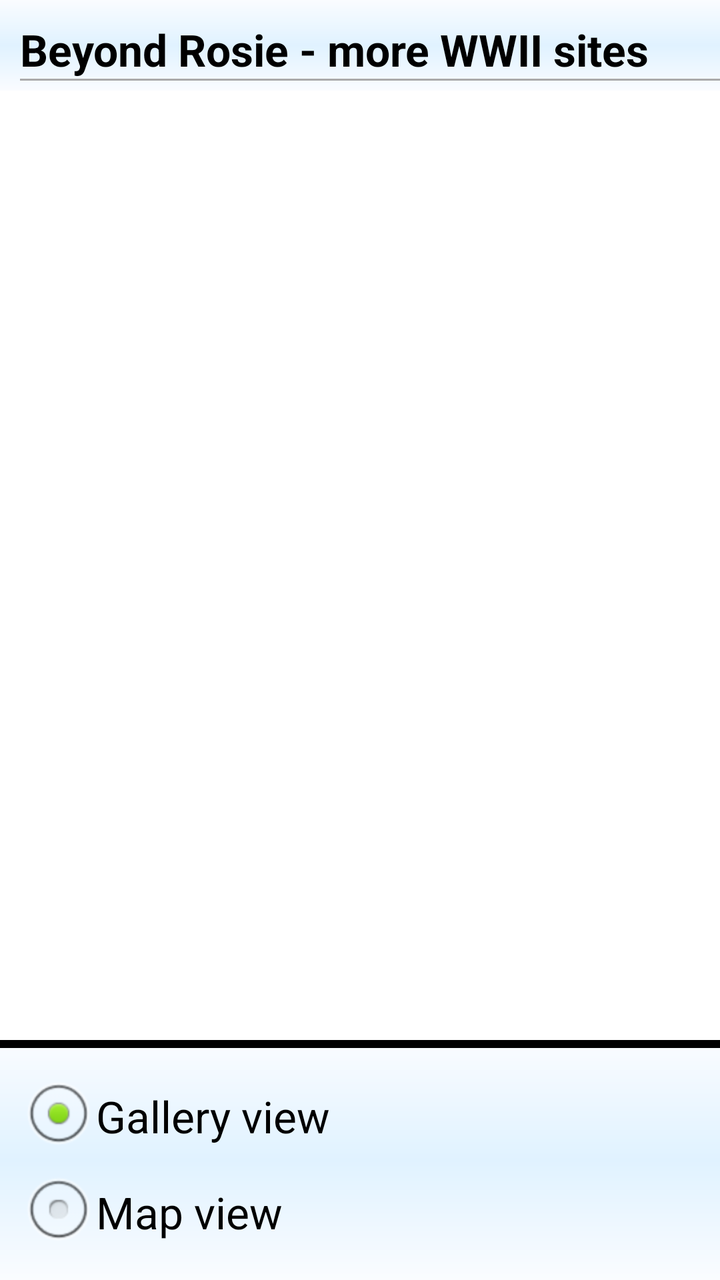
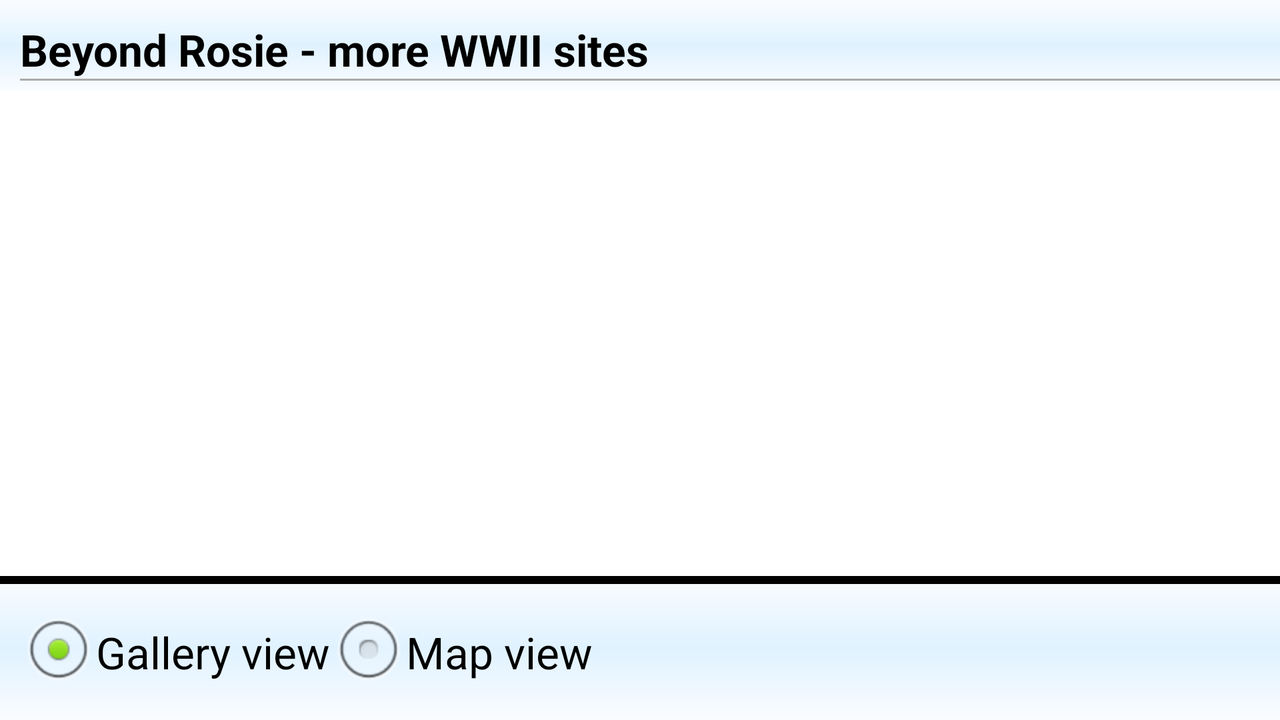

An Android layout and its configuration variant, each rendered on a device that would load it. The default file and the variant file are quoted in full after the pictures.
<!-- AndroidManifest.xml: application theme AppTheme -->
<!-- res/layout/more_fragment.xml -->
<?xml version="1.0" encoding="utf-8"?>
<RelativeLayout xmlns:android="http://schemas.android.com/apk/res/android"
    android:id="@+id/sites_fragment"    
    android:layout_width="match_parent"
    android:layout_height="match_parent" >

    <LinearLayout
        android:id="@+id/site_controls"
        android:layout_width="match_parent"
        android:layout_height="wrap_content"
        android:layout_alignParentBottom="true"
        android:background="@drawable/grey_background"
        android:orientation="vertical" >

        <View
            android:layout_width="match_parent"
            android:layout_height="4dp"
            android:background="@android:color/black" />

        <LinearLayout
            android:layout_width="match_parent"
            android:layout_height="wrap_content"
            android:paddingTop="10dp"
            android:orientation="horizontal" >
			<RadioGroup
			    android:id="@+id/radioGroup1"
			    android:layout_width="wrap_content"
			    android:layout_height="wrap_content"
			    android:layout_alignParentBottom="true"
			    android:layout_alignParentLeft="true"
			    android:layout_marginBottom="10dp"
			    android:layout_marginLeft="10dp" >
			
			    <RadioButton
			        android:id="@+id/radioListView"
			        android:layout_width="wrap_content"
			        android:layout_height="wrap_content"
			        android:checked="true"
					android:textAppearance="?android:attr/textAppearanceLarge"
			        android:text="@string/gallery_view" />
			
			    <RadioButton
			        android:id="@+id/radioMapView"
			        android:text="@string/map_view"
					android:textAppearance="?android:attr/textAppearanceLarge"			        
					android:layout_width="wrap_content"
			        android:layout_height="wrap_content" />
			
			</RadioGroup>        
		</LinearLayout>
    </LinearLayout>

    <LinearLayout
        android:id="@+id/title"
        android:layout_width="match_parent"
        android:layout_height="wrap_content"
        android:layout_alignParentTop="true"
        android:paddingLeft="10dp"
        android:paddingTop="10dp"
        android:paddingBottom="5dp"
        android:background="@drawable/grey_background"
        android:orientation="vertical" >

        <TextView
            android:layout_width="wrap_content"
            android:layout_height="wrap_content"
            android:text="@string/beyond_rosie"
            android:textStyle="bold"
            android:textAppearance="?android:attr/textAppearanceLarge" />

        <View
            android:layout_width="match_parent"
            android:layout_height="1dp"
            android:background="@android:color/darker_gray" />
    </LinearLayout>

    <LinearLayout
        android:id="@+id/view_container"
        android:layout_width="match_parent"
        android:layout_height="match_parent"
        android:layout_above="@+id/site_controls"
       android:layout_below="@+id/title"
        android:orientation="vertical" >
    </LinearLayout>

</RelativeLayout>
<!-- resources referenced by this layout -->
<resources>
  <!-- drawable grey_background (drawable) -->
  <?xml version="1.0" encoding="utf-8"?>
  <shape xmlns:android="http://schemas.android.com/apk/res/android" >
  	<gradient 
  		android:startColor="#FAFCFF" 
  	    android:centerColor="#E0F2FF"
  	    android:endColor="#FAFCFF"
  	    android:angle="270"
  	/>   
  
  </shape>
  <string name="beyond_rosie">Beyond Rosie - more WWII sites</string>
  <string name="gallery_view">Gallery view</string>
  <string name="map_view">Map view</string>
  <style name="AppTheme" parent="AppBaseTheme">
          
      </style>
  <style name="AppBaseTheme" parent="android:Theme.Light">
          
      </style>
</resources>
<!-- res/layout-land/more_fragment.xml (the repository's variant of the layout above) -->
<!-- drawn on the phone turned sideways -->
<?xml version="1.0" encoding="utf-8"?>
<RelativeLayout xmlns:android="http://schemas.android.com/apk/res/android"
    android:id="@+id/sites_fragment"    
    android:layout_width="match_parent"
    android:layout_height="match_parent" >

    <LinearLayout
        android:id="@+id/site_controls"
        android:layout_width="match_parent"
        android:layout_height="wrap_content"
        android:layout_alignParentBottom="true"
        android:background="@drawable/grey_background"
        android:orientation="vertical" >

        <View
            android:layout_width="match_parent"
            android:layout_height="4dp"
            android:background="@android:color/black" />

        <LinearLayout
            android:layout_width="match_parent"
            android:layout_height="wrap_content"
            android:paddingTop="10dp"
            android:orientation="horizontal" >
			<RadioGroup
			    android:id="@+id/radioGroup1"
			    android:layout_width="wrap_content"
			    android:layout_height="wrap_content"
			    android:layout_alignParentBottom="true"
			    android:layout_alignParentLeft="true"
			    android:layout_marginBottom="10dp"
			    android:orientation="horizontal"
			    android:layout_marginLeft="10dp" >
			
			    <RadioButton
			        android:id="@+id/radioListView"
			        android:layout_width="wrap_content"
			        android:layout_height="wrap_content"
			        android:checked="true"
					android:textAppearance="?android:attr/textAppearanceLarge"
			        android:text="@string/gallery_view" />
			
			    <RadioButton
			        android:id="@+id/radioMapView"
			        android:text="@string/map_view"
					android:textAppearance="?android:attr/textAppearanceLarge"			        
					android:layout_width="wrap_content"
			        android:layout_height="wrap_content" />
			
			</RadioGroup>        
		</LinearLayout>
    </LinearLayout>

    <LinearLayout
        android:id="@+id/title"
        android:layout_width="match_parent"
        android:layout_height="wrap_content"
        android:layout_alignParentTop="true"
        android:paddingLeft="10dp"
        android:paddingTop="10dp"
        android:paddingBottom="5dp"
        android:background="@drawable/grey_background"
        android:orientation="vertical" >

        <TextView
            android:layout_width="wrap_content"
            android:layout_height="wrap_content"
            android:text="@string/beyond_rosie"
            android:textStyle="bold"
            android:textAppearance="?android:attr/textAppearanceLarge" />

        <View
            android:layout_width="match_parent"
            android:layout_height="1dp"
            android:background="@android:color/darker_gray" />
    </LinearLayout>

    <LinearLayout
        android:id="@+id/view_container"
        android:layout_width="match_parent"
        android:layout_height="match_parent"
        android:layout_above="@+id/site_controls"
       android:layout_below="@+id/title"
        android:orientation="vertical" >
    </LinearLayout>

</RelativeLayout>
